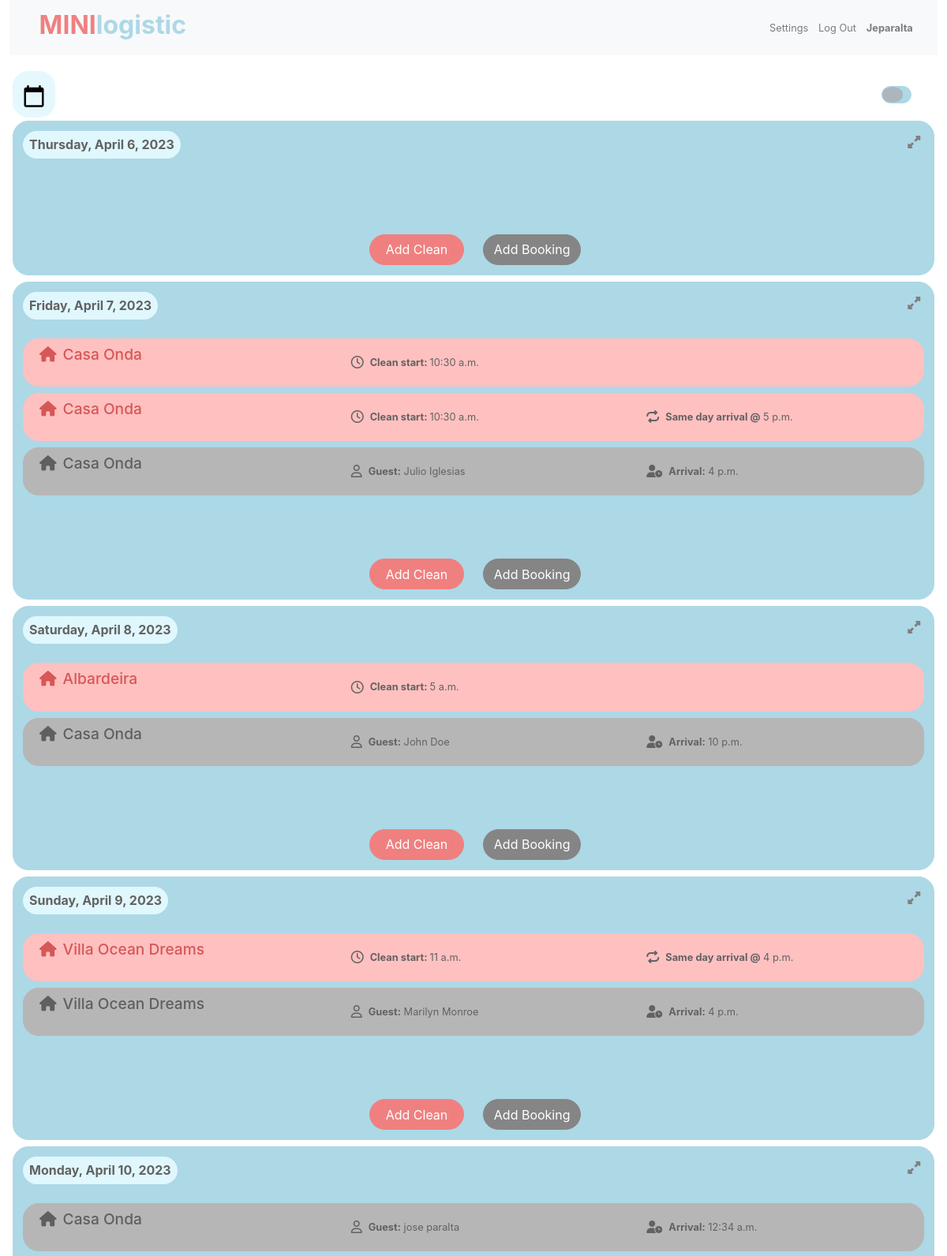
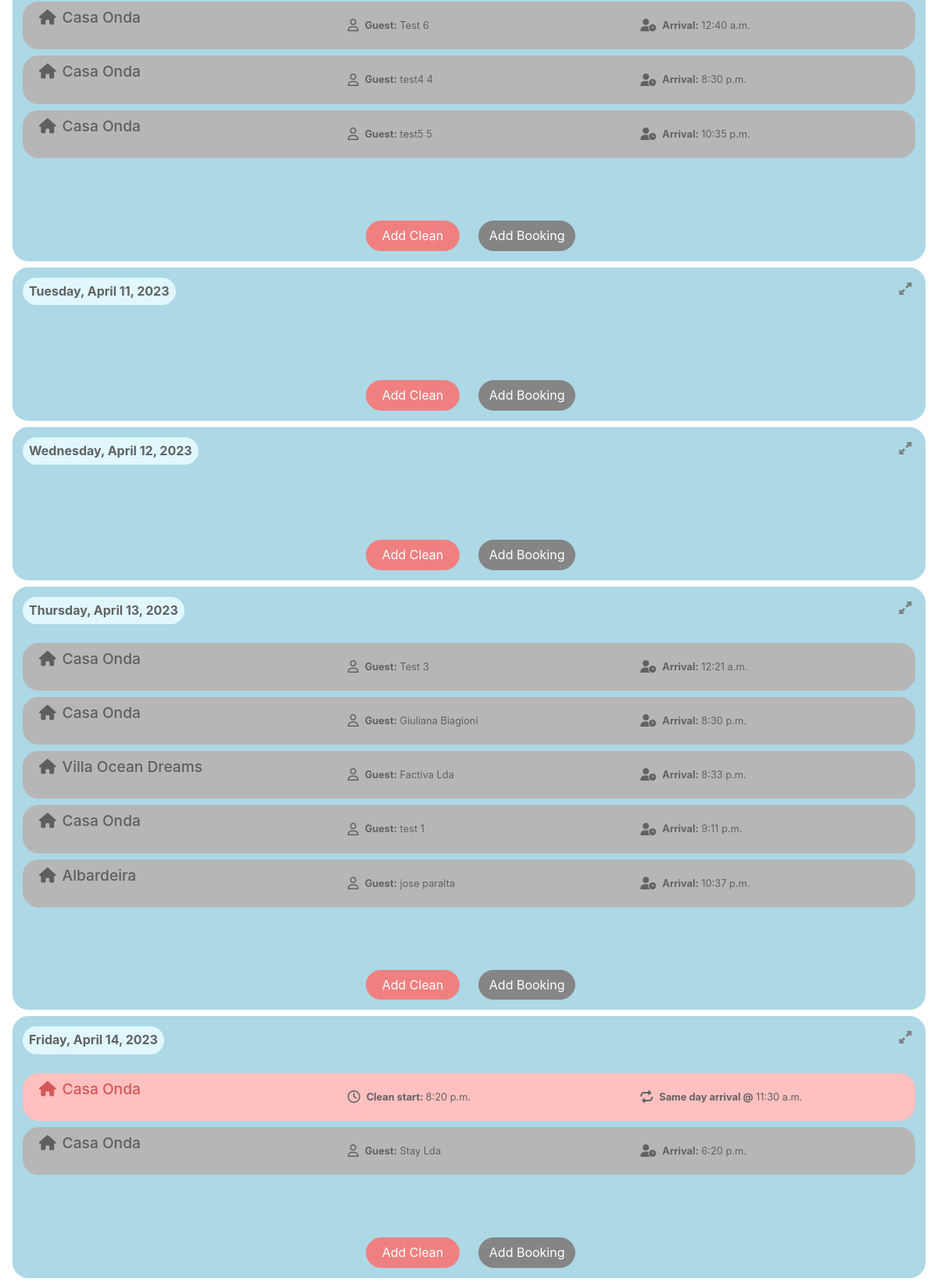
The app's page /minilogistic/ (signed in, upper part) with its own data (2 pictures, top to bottom).
### minilogistic/models.py (models this page shows, shortened)
class User(AbstractUser):
    groups = models.ManyToManyField(Group, related_name='minilogistic_users', blank=True)
    user_permissions = models.ManyToManyField(Permission, related_name='minilogistic_users', blank=True)

class Selector(models.Model):
    user = models.ForeignKey(User, on_delete=models.PROTECT, related_name="selectors")
    agenda_date = models.DateField(default=date.today)
    agenda_horizontal = models.BooleanField(default=False)
    account = models.ForeignKey(Account, on_delete=models.PROTECT, related_name="selected_account", blank=True)

class Clean(models.Model):
    account = models.ForeignKey(Account, on_delete=models.CASCADE, related_name="cleans")
    location = models.ForeignKey(Location, on_delete=models.PROTECT, related_name="cleans")
    date = models.DateField()
    start_time = models.TimeField()
    duration = models.DecimalField(default=0.0, max_digits=3, decimal_places=2,  blank=True, null=True)
    arrival_time = models.TimeField(null=True)
    cleaners = models.ManyToManyField(Cleaner, related_name="cleans")
    same_day = models.BooleanField(default=False)
    comment = models.TextField(max_length=500, blank=True)
    date_created = models.DateTimeField(default= datetime.today)
    added_by = models.ForeignKey(User, on_delete=models.CASCADE, related_name="cleans_added", blank=True)

class Location(models.Model):
    account = models.ForeignKey(Account, on_delete=models.CASCADE, related_name="locations")
    name = models.CharField(max_length=64)
    address = models.TextField(max_length=200, blank=True)
    comment = models.TextField(max_length=500, blank=True)
    date_created = models.DateTimeField(default= datetime.today)
    def __str__(self):
        return f"{self.name}"

class Booking(models.Model):
    account = models.ForeignKey(Account, on_delete=models.CASCADE, related_name="bookings")
    firstname = models.CharField(max_length=64)
    lastname = models.CharField(max_length=64)
    number_pax = models.IntegerField(default=0)
    email = models.EmailField(blank=True)
    phone_number = PhoneNumberField(blank=True, null=True)
    location = models.ForeignKey(Location, on_delete=models.PROTECT, related_name="bookings")
    arrival_time = models.TimeField()
    arrival_date = models.DateField()
    departure_date = models.DateField()
    comment = models.TextField(max_length=500, blank=True, null=True)
    self_check_in = models.BooleanField(default=True)
    date_created = models.DateTimeField(default= datetime.today)
    added_by = models.ForeignKey(User, on_delete=models.CASCADE, related_name="bookings_added", blank=True)

### minilogistic/views.py (the view)
# urls.py: path('', views.agenda_view, name='agenda'),
@login_required
def agenda_view(request):
    user = request.user
    selector = Selector.objects.filter(user=user).first()
    selected_account= selector.account
    bookings = Booking.objects.filter(account=selected_account).order_by("arrival_date", "arrival_time")
    cleans = Clean.objects.filter(account=selected_account).order_by("date", "start_time")
    selector = Selector.objects.filter(user = user)
    if selector:
        for day in selector:
            day = day.agenda_date
    else:
        new_day = Selector(user=user, agenda_date=date.today())
        new_day.save()
        day = new_day.agenda_date
    selector = Selector.objects.filter(user=user).first()
    if selector:
        agenda_horizontal = selector.agenda_horizontal
    else:
        print("Selector object not found for user")
    dates = [day + timedelta(days=i) for i in range(0, 14)]
    print("day variable is:", day)
    return render(request, "minilogistic/agenda.html", {
        "bookings": bookings,
        "cleans": cleans,
        "dates": dates,
        "day": day,
        "agenda_horizontal": agenda_horizontal
    } )

### minilogistic/templates/minilogistic/agenda.html (shortened to what this page needs)
{% extends "minilogistic/layout.html" %}
{% load static %}
{% block body %}
<div id="agenda-body">
    <div class="container-fluid">
        <div class="row">
            <div class="col">
                <div class="row">
                    <div class="col">
                        <div id="date-picker" class="row">
                            <form>
                                <input type="date" class="form-control" id="datepicker" value="{{ day|date:'Y-m-d' }}">
                            </form>
                        </div>
                    </div>
                    <div class="col">
                        {% if agenda_horizontal == False %}
                            <form>
                                <div class="custom-control custom-switch large">
                                    <div class="large-switch">
                                    </div>
                                </div>
                            </form>
                        {% endif %}
                    </div>
                </div>
            </div>
        </div>
    </div>
    {% if agenda_horizontal == False %}
         <div class="row">
            <div class="col day-section-container" id="day-sections">
                {% for day in dates %}
                        <div class="day-section">
                            <div class="row">
                                <div class="col">
                                    <div class="section-date-container">
                                        <h5 class="section-date" data-date="{{ day|date:'Y-m-d' }}">{{ day|date:"l, F j, Y" }}</h5>
                                    </div>
                                </div>
                                <div class="col d-flex justify-content-end mr-3">
                                    <div class="full-day-link align-self-start mt-3">
                                        <a href="fullday/{{day|date:'Y-m-d'}}/"><p></p></a>
                                    </div>
                                </div>
                            </div>
                    {% for clean in cleans %}
                        {% if clean.date == day %}
                            <div class="row clean-section">
                                <div class="col-3 item-col">
                                    <h4><i class="fa-solid fa-house icon-margin-right"></i>{{ clean.location }}</h4>
                                </div>
                                <div class="col-1"></div>
                                <div class="col-4 item-col">
                                    <div class="clean-item-container">
                                        <p><b>Clean start: </b> {{ clean.start_time }}</p>
                                    </div>
                                </div>
                                <div class="col-4">
                                    {% if clean.arrival_time %}
                                        <div class="clean-item-container">
                                            <p><b>Same day arrival @</b> {{ clean.arrival_time }}</p>
                                        </div>
                                    {% endif%}
                                </div>
                            </div>
                        {% endif %}
                    {% endfor %}
                    {% for booking in bookings %}
                        {% if booking.arrival_date == day %}
                            <div class="row booking-section">
                                <div class="col">
                                    <h4><i class="fa-solid fa-house icon-margin-right"></i>{{ booking.location }}</h4>
                                </div>
                                <div class="col">
                                    <div class="booking-item-container">
                                        <p><b>Guest:</b> {{ booking.firstname }} {{ booking.lastname }}</p>
                                    </div>
                                </div>
                                <div class="col">
                                    <div class="booking-item-container">
                                        <p><b>Arrival:</b> {{ booking.arrival_time }}</p>
                                    </div>
                                </div>
                            </div>
                        {% endif %}
                    {% endfor %}
                            <div class="add-buttons-container">
                                <div class="row">
                                    <div class="col text-right button-container">
                                        <button type="button" class="clean-button btn btn-info btn-lg" data-newclean-form-url="{% url 'minilogistic:newcleanform' %}">Add Clean</button>
                                    </div>
                                    <div id="add-booking-button" class="col text-left">
                                        <button type="button" class="booking-button btn btn-info btn-lg" data-booking-form-url="{% url 'minilogistic:bookingform' %}">Add Booking</button>
                                    </div>
                                </div>
                            </div>
                        </div>
                {% endfor %}
            </div>
        </div>
    {% endif %}
</div>
{% endblock %}

### minilogistic/templates/minilogistic/layout.html (shortened to what this page needs)
{% load static %}
<!DOCTYPE html>
<html lang="en">
    <head>
        <link rel="stylesheet" href="https://stackpath.bootstrapcdn.com/bootstrap/4.4.1/css/bootstrap.min.css">
        <link href="{% static 'minilogistic/styles.css' %}" rel="stylesheet">
        <link rel="stylesheet" href="https://cdnjs.cloudflare.com/ajax/libs/font-awesome/4.7.0/css/font-awesome.min.css">
        <link rel="stylesheet" href="https://cdnjs.cloudflare.com/ajax/libs/font-awesome/6.0.0-beta3/css/all.min.css">
    </head>
    <body>
        <div class="container-fluid">
            <nav class="navbar navbar-expand-sm navbar-light bg-light">
                <div class="container-fluid">
                    <div class="collapse navbar-collapse" id="navbarNav">
                        <div class="d-flex align-items-center mr-auto">
                            <a class="nav-link" href="{% url 'minilogistic:agenda' %}" style="display: inline-flex;">
                                <h1 style="color:lightcoral; font-weight: bold;">MINI</h1>
                                <h1 style="color:lightblue; font-weight: bold;">logistic</h1>
                            </a>
                        </div>
                        {% if user.is_authenticated %}
                        <ul class="navbar-nav ml-auto">
                            <li class="nav-item">
                                <a class="nav-link" href="{% url 'minilogistic:settings' %}">Settings</a>
                            </li>
                            <li class="nav-item">
                                <a class="nav-link" href="{% url 'minilogistic:logout' %}">Log Out</a>
                            </li>
                            <li class="nav-item">
                                {% if user.is_authenticated %}
                               <a class="nav-link"><strong>{{ user.username }}</strong></a>
                            {% else %}
                                Not signed in.
                            {% endif %}
                            </li>
                        </ul>
                        {% endif %}
                    </div>
                </div>
            </nav>
            <br>
            {% block body %}
            {% endblock %}
        </div>
    </body>
</html>

### minilogistic/static/minilogistic/styles.css (style rules this page uses)
body { zoom: 80%; }
#datepicker, #fulldatepicker { width: 18%; font-size: 40px; margin-left: 5px; padding-top: 15px; border-width: 0px; border-radius: 25px; }
p, li { color: rgb(98, 98, 98); }
h5, h2 { color: rgb(98, 98, 98); }
ul li { list-style-type: none; }
.add-buttons-container { margin-top: 100px; }
.icon-margin-right { margin-right: 10px; }
.custom-switch.large { position: absolute; bottom: 30px; right: 1px; }
.day-section { border-style: solid; border-color: lightblue; border-width: 1px; border-radius: 25px; margin: 5px; margin-bottom: 10px; padding: 5px; background-color: lightblue; }
.full-day-link a, .full-day-link p, .back-to-agenda a, .back-to-agenda p { color: grey; font-weight: 500; text-decoration: none; }
.day-section-container { width: 100%; box-sizing: border-box; transition: opacity 0.5s ease-in-out; }
.section-date-container { background-color: rgb(224, 247, 253); width: fit-content; margin: 10px; margin-bottom: 20px; padding: 5px; border-radius: 25px; }
.section-date { font-weight: bolder; margin: 5px; white-space: nowrap; }
.full-day-link { width: fit-content; align-self:flex-end; }
.clean-section { border-style: solid; border-color: rgb(255, 192, 192); border-width: 1px; border-radius: 25px; margin: 10px; padding: 10px; background-color: rgb(255, 192, 192); }
.clean-section h4 { color: rgb(214, 87, 87); }
.clean-item-container { width: fit-content; margin:5px; padding: 10px 20px 10px 20px; border-radius: 30px; display: flex; justify-content: center; align-items: center; }
.clean-item-container h4, .clean-item-container p { text-align: center; margin: 0; }
.clean-button { border-color: lightcoral; background-color: lightcoral; border-radius: 25px; margin-bottom: 10px; min-width: 150px; }
.form-control { border-radius: 25px; border-color: rgb(224, 247, 253); background-color: rgba(224, 247, 253, 0.815); }
.booking-section { position: relative; border-style: solid; border-color: rgb(182, 182, 182); border-width: 1px; border-radius: 25px; margin: 10px; padding: 10px; background-color: rgb(183, 182, 182); }
.booking-section h4 { color: rgb(96, 95, 95); }
.booking-item-container { width: fit-content; margin: 5px; padding: 10px 20px 10px 20px; border-radius: 30px; display: flex; justify-content: center; align-items: center; }
.booking-item-container h4, .booking-item-container p { text-align: center; margin: 0; }
.booking-button { border-color: rgb(133, 133, 133); background-color: rgb(133, 133, 133); border-radius: 25px; min-width: 150px; }

### records on screen
User: username "Jeparalta"
Selector: agenda_date "04/06/2023"
Clean: location "Casa Onda", start_time "10:30 a.m."
Clean: location "Casa Onda", start_time "10:30 a.m.", arrival_time "5 p.m."
Booking: location "Casa Onda", firstname "Julio", lastname "Iglesias", arrival_time "4 p.m."
Clean: location "Albardeira", start_time "5 a.m."
Booking: location "Casa Onda", firstname "John", lastname "Doe", arrival_time "10 p.m."
Clean: location "Villa Ocean Dreams", start_time "11 a.m.", arrival_time "4 p.m."
Booking: location "Villa Ocean Dreams", firstname "Marilyn", lastname "Monroe", arrival_time "4 p.m."
Booking: location "Casa Onda", firstname "jose", lastname "paralta", arrival_time "12:34 a.m."
Booking: location "Casa Onda", firstname "Test", lastname "6", arrival_time "12:40 a.m."
Booking: location "Casa Onda", firstname "test4", lastname "4", arrival_time "8:30 p.m."
Booking: location "Casa Onda", firstname "test5", lastname "5", arrival_time "10:35 p.m."
Booking: location "Casa Onda", firstname "Test", lastname "3", arrival_time "12:21 a.m."
Booking: location "Casa Onda", firstname "Giuliana", lastname "Biagioni", arrival_time "8:30 p.m."
Booking: location "Villa Ocean Dreams", firstname "Factiva", lastname "Lda", arrival_time "8:33 p.m."
Booking: location "Casa Onda", firstname "test", lastname "1", arrival_time "9:11 p.m."
Booking: location "Albardeira", firstname "jose", lastname "paralta", arrival_time "10:37 p.m."
Clean: location "Casa Onda", start_time "8:20 p.m.", arrival_time "11:30 a.m."
Booking: location "Casa Onda", firstname "Stay", lastname "Lda", arrival_time "6:20 p.m."

### other values on screen
{{ day|date:"l, F j, Y" }} "Thursday, April 6, 2023" "Friday, April 7, 2023" "Saturday, April 8, 2023" "Sunday, April 9, 2023" "Monday, April 10, 2023" "Tuesday, April 11, 2023" "Wednesday, April 12, 2023" "Thursday, April 13, 2023" "Friday, April 14, 2023"
